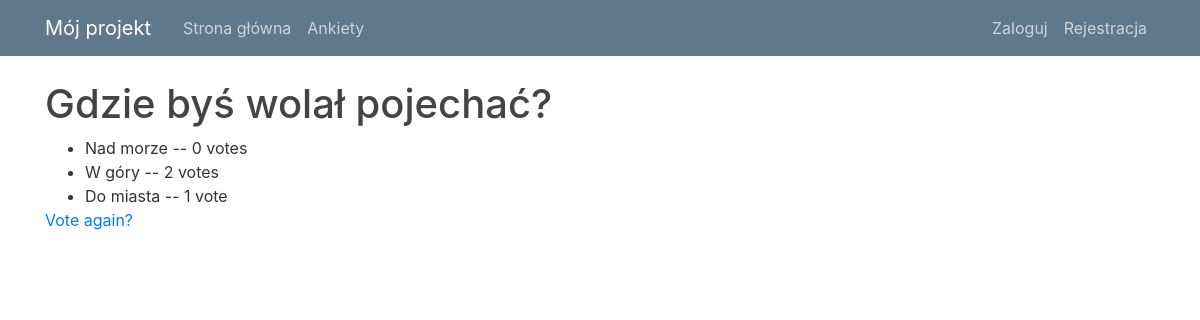
The app's page /polls/2/results/ with its own data.
### polls/models.py (models this page shows, shortened)
class Question(models.Model):
    question_text = models.CharField(max_length=200)
    pub_date = models.DateTimeField('date published')
    def was_published_recently(self):
        now = timezone.now()
        return now - datetime.timedelta(days=1) <= self.pub_date <= now
    was_published_recently.admin_order_field = 'pub_date'
    was_published_recently.boolean = True
    was_published_recently.short_description = 'Published recently?'

class Choice(models.Model):
    question = models.ForeignKey(Question, on_delete=models.CASCADE)
    choice_text = models.CharField(max_length=200)
    votes = models.IntegerField(default=0)

### polls/views.py (the view)
# urls.py: path('<int:pk>/results/', views.ResultsView.as_view(), name='results'),
class ResultsView(generic.DetailView):
    model = Question
    template_name = 'polls/results.html'

### polls/templates/polls/results.html
{% extends "blog/base.html" %}
{% load crispy_forms_tags %}
{% load static %}
{% block content %}
            <link rel="stylesheet" type="text/css" href="{% static 'polls/style.css' %}">
       <h1>{{ question.question_text }}</h1>
    <ul>
    {% for choice in question.choice_set.all %}
        <li>{{ choice.choice_text }} -- {{ choice.votes }} vote{{ choice.votes|pluralize }}</li>
    {% endfor %}
    </ul>
    <a href="{% url 'polls:detail' question.id %}">Vote again?</a>
{% endblock content %}

### blog/static/blog/main.css (style rules this page uses)
body { background: #fafafa; color: #333333; margin-top: 5rem; }
h1, h2, h3, h4, h5, h6 { color: #444444; }
ul { margin: 0; }

### polls/static/polls/style.css (style rules this page uses)
body { background: white url("images/background.gif") no-repeat; }

### records on screen
Question: question_text "Gdzie byś wolał pojechać?"
Choice: choice_text "Nad morze", votes "0"
Choice: choice_text "W góry", votes "2"
Choice: choice_text "Do miasta", votes "1"
